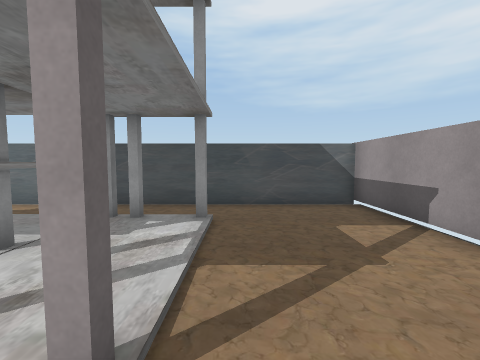
[1] (above)

12 first-person views from a walk through a 3-D level made in the Unity game engine. The camera is 1.3 m above the floor, tilts 4° down and sees 90° across. The floor is counted in squares, 1 m on a side. Each view is taken from the middle of a square. On the plan, view 1 faces up. The plan holds only what a view shows up to about 12 squares ahead; the rest is blank. The player character is not drawn. Some surface patterns are stand-ins.

[2]
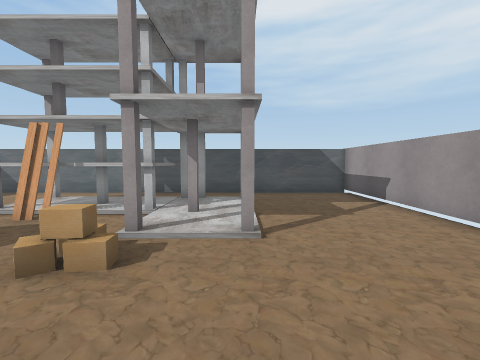

[3]
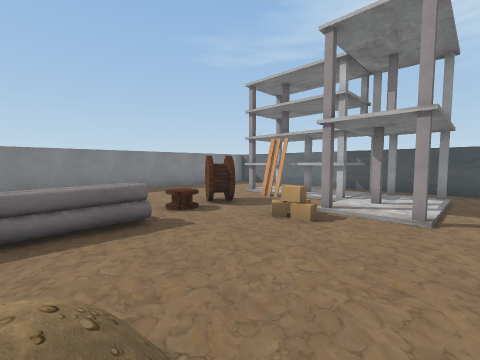

[4]
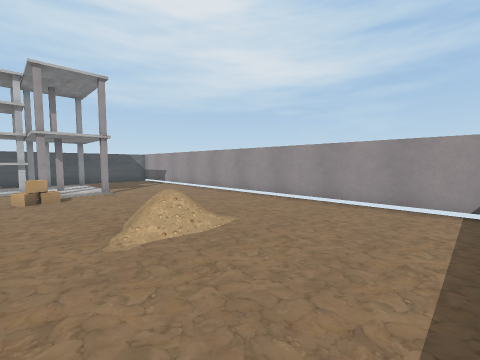

[5]
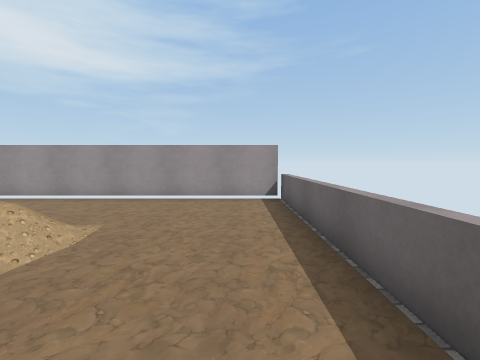

[6]
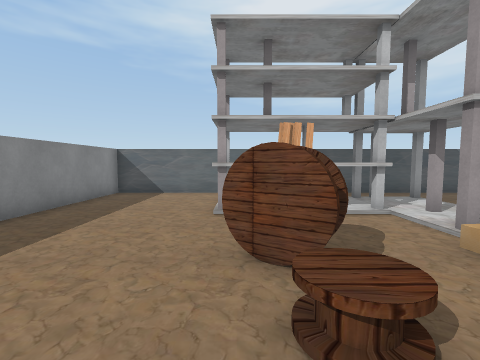

[7]
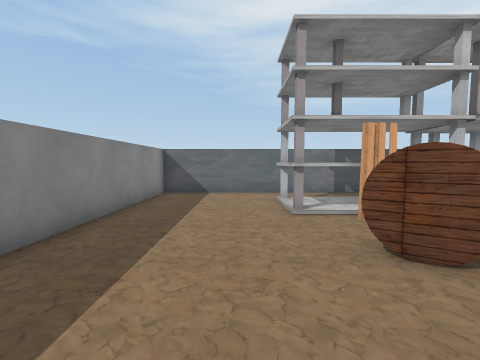

[8]
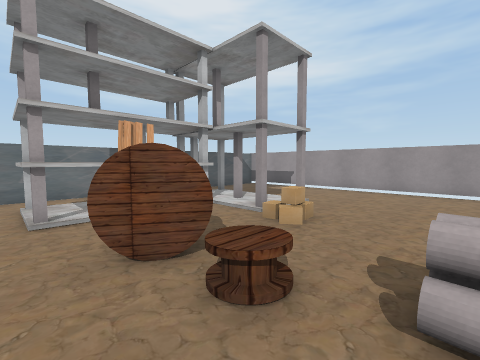

[9]
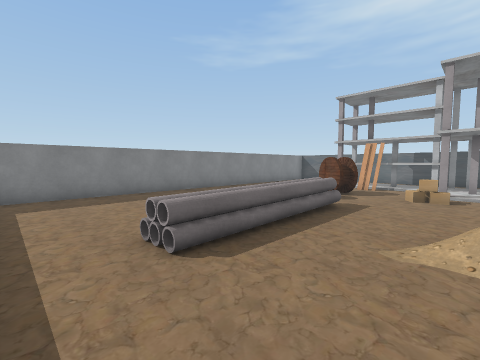

[10]
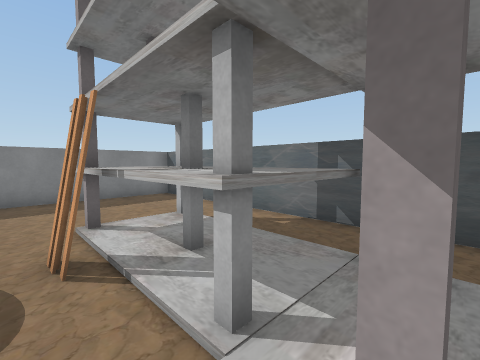

[11]
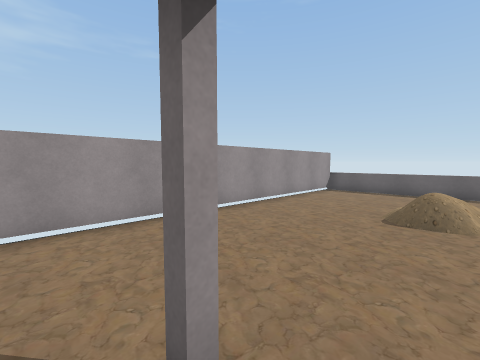

[12]
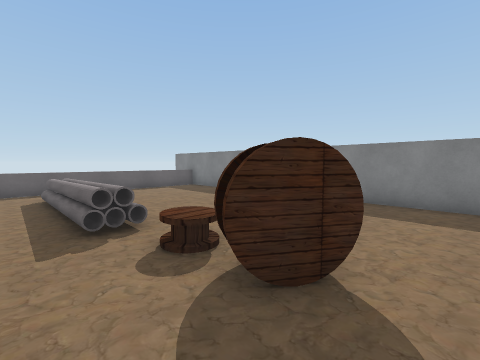

### Floor plan
Key: @ floor where view 1 was taken; # wall or solid block; x gap in a wall; . floor; / step, stairs or slope; = window, fence, low wall or low ledge; ^ raised ledge; O other object.
Columns run from 13 left of view 1 to 4 right of it. Each row starts with its distance up from view 1.
  8 ##################
  7 #................#
  6 #................#
  5 #....#^^ ^..#....#
  4 #....^^^^^^......#
  3 #....#^x^^.#.....#
  2 #................#
  1 #.....##....#....#
  0 #.....#=..=..@...#
 -1 #......O.........#
 -2 #     ...........#
 -3 #.. ...=/........#
 -4 #.. ...//........#
 -5 #......//../ ....#
 -6 #......//..//....#
 -7 #......//........#
 -8 #......=/........#
 -9 #................#
-10 #................#
-11      ============#

Positions as (right, up) in squares from view 1, and headings:
1: (0, 0), facing up
2: (-1, -3), facing up
3: (0, -5), facing up-left
4: (-4, -10), facing up-right
5: (-5, -9), facing right
6: (-7, -3), facing up
7: (-9, -3), facing up
8: (-8, -3), facing up-right
9: (-2, -10), facing up-left
10: (-2, 2), facing up-left
11: (-2, 2), facing down-right
12: (-4, 2), facing down-left
